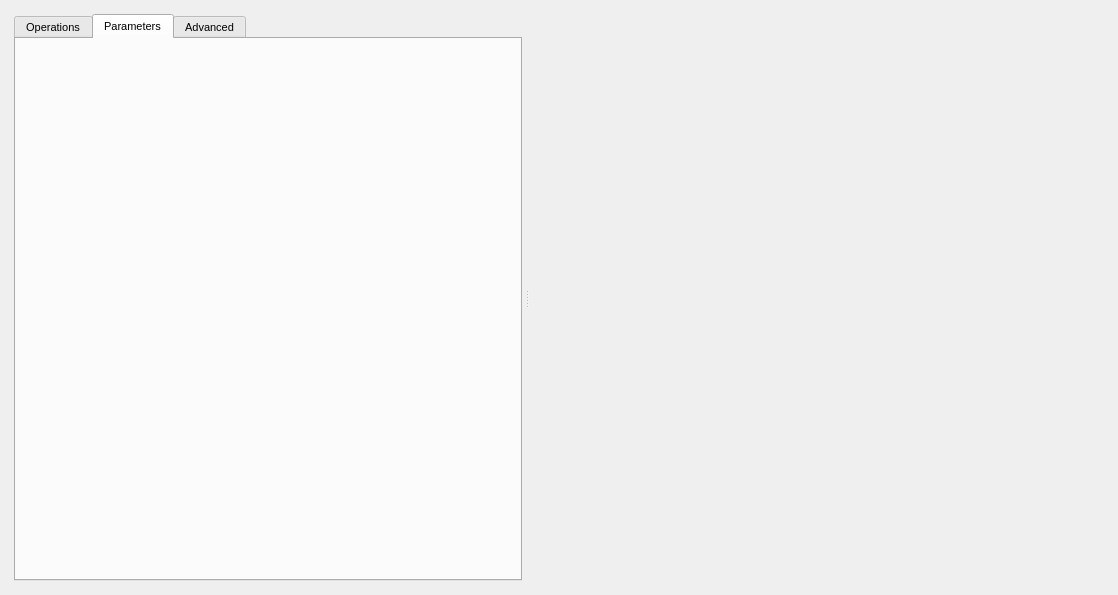
<?xml version="1.0" encoding="UTF-8"?>
<ui version="4.0">
 <class>tool_flash</class>
 <widget class="QWidget" name="tool_flash">
  <property name="geometry">
   <rect>
    <x>0</x>
    <y>0</y>
    <width>1118</width>
    <height>595</height>
   </rect>
  </property>
  <property name="font">
   <font>
    <pointsize>8</pointsize>
    <weight>50</weight>
    <bold>false</bold>
    <stylestrategy>PreferDefault</stylestrategy>
   </font>
  </property>
  <property name="windowTitle">
   <string>Form</string>
  </property>
  <layout class="QVBoxLayout" name="verticalLayout_6">
   <item>
    <widget class="QSplitter" name="splitter">
     <property name="orientation">
      <enum>Qt::Horizontal</enum>
     </property>
     <property name="childrenCollapsible">
      <bool>false</bool>
     </property>
     <widget class="QStackedWidget" name="control_stacker">
      <property name="currentIndex">
       <number>0</number>
      </property>
      <widget class="QWidget" name="stopped_page">
       <layout class="QVBoxLayout" name="verticalLayout_2">
        <property name="leftMargin">
         <number>3</number>
        </property>
        <property name="topMargin">
         <number>3</number>
        </property>
        <property name="rightMargin">
         <number>3</number>
        </property>
        <property name="bottomMargin">
         <number>3</number>
        </property>
        <item>
         <widget class="QTabWidget" name="tabber">
          <property name="sizePolicy">
           <sizepolicy hsizetype="Expanding" vsizetype="Expanding">
            <horstretch>3</horstretch>
            <verstretch>3</verstretch>
           </sizepolicy>
          </property>
          <property name="tabPosition">
           <enum>QTabWidget::North</enum>
          </property>
          <property name="currentIndex">
           <number>1</number>
          </property>
          <widget class="QWidget" name="tab">
           <attribute name="title">
            <string>Operations</string>
           </attribute>
           <layout class="QVBoxLayout" name="verticalLayout_5">
            <item>
             <layout class="QGridLayout" name="gridLayout">
              <item row="5" column="1">
               <widget class="QPushButton" name="calid_btn">
                <property name="sizePolicy">
                 <sizepolicy hsizetype="Minimum" vsizetype="Fixed">
                  <horstretch>0</horstretch>
                  <verstretch>0</verstretch>
                 </sizepolicy>
                </property>
                <property name="minimumSize">
                 <size>
                  <width>0</width>
                  <height>50</height>
                 </size>
                </property>
                <property name="toolTip">
                 <string>&lt;html&gt;&lt;head/&gt;&lt;body&gt;&lt;p&gt;Change the calibration ID setting of the ECM.  Some ECMs may store this in the bin itself and not require it to be set manually.&lt;/p&gt;&lt;/body&gt;&lt;/html&gt;</string>
                </property>
                <property name="layoutDirection">
                 <enum>Qt::LeftToRight</enum>
                </property>
                <property name="autoFillBackground">
                 <bool>false</bool>
                </property>
                <property name="text">
                 <string>Change Calibration ID</string>
                </property>
                <property name="icon">
                 <iconset>
                  <normalon>:/icons/doc_edit_icon&amp;16.png</normalon>
                 </iconset>
                </property>
                <property name="flat">
                 <bool>false</bool>
                </property>
               </widget>
              </item>
              <item row="6" column="0">
               <widget class="QPushButton" name="testinterface_btn">
                <property name="text">
                 <string>Test Interface</string>
                </property>
                <property name="icon">
                 <iconset>
                  <normalon>:/icons/network_icon&amp;16.png</normalon>
                 </iconset>
                </property>
               </widget>
              </item>
              <item row="0" column="1">
               <widget class="QPushButton" name="load_bin_btn">
                <property name="sizePolicy">
                 <sizepolicy hsizetype="Minimum" vsizetype="Fixed">
                  <horstretch>0</horstretch>
                  <verstretch>2</verstretch>
                 </sizepolicy>
                </property>
                <property name="minimumSize">
                 <size>
                  <width>0</width>
                  <height>75</height>
                 </size>
                </property>
                <property name="toolTip">
                 <string>&lt;html&gt;&lt;head/&gt;&lt;body&gt;&lt;p&gt;Load a bin file into memory, you probably want to do this if you're going to write...&lt;/p&gt;&lt;/body&gt;&lt;/html&gt;</string>
                </property>
                <property name="layoutDirection">
                 <enum>Qt::LeftToRight</enum>
                </property>
                <property name="autoFillBackground">
                 <bool>false</bool>
                </property>
                <property name="text">
                 <string>Load Bin</string>
                </property>
                <property name="icon">
                 <iconset>
                  <normalon>:/icons/save_icon&amp;16.png</normalon>
                 </iconset>
                </property>
                <property name="flat">
                 <bool>false</bool>
                </property>
               </widget>
              </item>
              <item row="8" column="0">
               <widget class="QPushButton" name="reboot_button">
                <property name="toolTip">
                 <string>&lt;html&gt;&lt;head/&gt;&lt;body&gt;&lt;p&gt;This should unload the kernel, if it's loaded, and then disconnects the interface.&lt;/p&gt;&lt;/body&gt;&lt;/html&gt;</string>
                </property>
                <property name="text">
                 <string>Unload Kernel</string>
                </property>
                <property name="icon">
                 <iconset>
                  <normalon>:/icons/indent_decrease_icon&amp;16.png</normalon>
                 </iconset>
                </property>
               </widget>
              </item>
              <item row="4" column="0">
               <widget class="QPushButton" name="read_btn">
                <property name="sizePolicy">
                 <sizepolicy hsizetype="Minimum" vsizetype="Fixed">
                  <horstretch>0</horstretch>
                  <verstretch>1</verstretch>
                 </sizepolicy>
                </property>
                <property name="minimumSize">
                 <size>
                  <width>0</width>
                  <height>50</height>
                 </size>
                </property>
                <property name="toolTip">
                 <string>&lt;html&gt;&lt;head/&gt;&lt;body&gt;&lt;p&gt;Read the calibration from the ECM and save it to disk.  This is generally safe to do.&lt;/p&gt;&lt;/body&gt;&lt;/html&gt;</string>
                </property>
                <property name="layoutDirection">
                 <enum>Qt::LeftToRight</enum>
                </property>
                <property name="autoFillBackground">
                 <bool>false</bool>
                </property>
                <property name="text">
                 <string>Read Calibration</string>
                </property>
                <property name="icon">
                 <iconset>
                  <normalon>:/icons/export_icon&amp;16.png</normalon>
                 </iconset>
                </property>
                <property name="flat">
                 <bool>false</bool>
                </property>
               </widget>
              </item>
              <item row="8" column="1">
               <widget class="QPushButton" name="load_kernel_btn">
                <property name="toolTip">
                 <string>&lt;html&gt;&lt;head/&gt;&lt;body&gt;&lt;p&gt;Load the flash kernel.  This generally takes control of the bus and uploads enough code to the ECM to run flashing/reading/erasing routines without having to use the EEProm.  This should happen automatically when needed.&lt;/p&gt;&lt;/body&gt;&lt;/html&gt;</string>
                </property>
                <property name="text">
                 <string>Load Kernel</string>
                </property>
                <property name="icon">
                 <iconset>
                  <normalon>:/icons/indent_increase_icon&amp;16.png</normalon>
                 </iconset>
                </property>
               </widget>
              </item>
              <item row="6" column="1">
               <widget class="QPushButton" name="testcomm_btn">
                <property name="text">
                 <string>Test ECM COMM</string>
                </property>
                <property name="icon">
                 <iconset>
                  <normalon>:/icons/net_comp_icon&amp;16.png</normalon>
                 </iconset>
                </property>
               </widget>
              </item>
              <item row="0" column="0">
               <widget class="QPushButton" name="write_btn">
                <property name="sizePolicy">
                 <sizepolicy hsizetype="Minimum" vsizetype="Fixed">
                  <horstretch>0</horstretch>
                  <verstretch>2</verstretch>
                 </sizepolicy>
                </property>
                <property name="minimumSize">
                 <size>
                  <width>0</width>
                  <height>75</height>
                 </size>
                </property>
                <property name="toolTip">
                 <string>&lt;html&gt;&lt;head/&gt;&lt;body&gt;&lt;p&gt;Attempts to reprogram the ECM with the bin file loaded in memory (use Load Bin).&lt;/p&gt;&lt;p&gt;&lt;span style=&quot; font-weight:600;&quot;&gt;This is a potentially dangerous function.&lt;/span&gt;&lt;/p&gt;&lt;p&gt;Don't mess around with anything while the flash procedure is running.&lt;/p&gt;&lt;/body&gt;&lt;/html&gt;</string>
                </property>
                <property name="layoutDirection">
                 <enum>Qt::LeftToRight</enum>
                </property>
                <property name="autoFillBackground">
                 <bool>false</bool>
                </property>
                <property name="text">
                 <string>Write Calibration</string>
                </property>
                <property name="icon">
                 <iconset>
                  <normalon>:/icons/import_icon&amp;16.png</normalon>
                 </iconset>
                </property>
                <property name="flat">
                 <bool>false</bool>
                </property>
               </widget>
              </item>
              <item row="5" column="0">
               <widget class="QPushButton" name="vin_btn">
                <property name="sizePolicy">
                 <sizepolicy hsizetype="Minimum" vsizetype="Fixed">
                  <horstretch>0</horstretch>
                  <verstretch>0</verstretch>
                 </sizepolicy>
                </property>
                <property name="minimumSize">
                 <size>
                  <width>0</width>
                  <height>50</height>
                 </size>
                </property>
                <property name="toolTip">
                 <string>&lt;html&gt;&lt;head/&gt;&lt;body&gt;&lt;p&gt;This sets the VIN.  If the currently loaded bin/cal has a VIN stored in it, this will be the default value.  This tool will program an invalid VIN, but will tell you it's invalid.&lt;/p&gt;&lt;/body&gt;&lt;/html&gt;</string>
                </property>
                <property name="layoutDirection">
                 <enum>Qt::LeftToRight</enum>
                </property>
                <property name="autoFillBackground">
                 <bool>false</bool>
                </property>
                <property name="text">
                 <string>Change VIN</string>
                </property>
                <property name="icon">
                 <iconset>
                  <normalon>:/icons/doc_edit_icon&amp;16.png</normalon>
                 </iconset>
                </property>
                <property name="flat">
                 <bool>false</bool>
                </property>
               </widget>
              </item>
              <item row="10" column="0" colspan="2">
               <widget class="QPushButton" name="disconnect_btn">
                <property name="toolTip">
                 <string>&lt;html&gt;&lt;head/&gt;&lt;body&gt;&lt;p&gt;Disconnect the interface if the interface supports that. This should happen automatically when the operation is complete.&lt;/p&gt;&lt;/body&gt;&lt;/html&gt;</string>
                </property>
                <property name="text">
                 <string>Close Interface</string>
                </property>
                <property name="icon">
                 <iconset>
                  <normalon>:/icons/disconnected_icon&amp;16.png</normalon>
                 </iconset>
                </property>
               </widget>
              </item>
              <item row="4" column="1">
               <widget class="QPushButton" name="save_bin_btn">
                <property name="sizePolicy">
                 <sizepolicy hsizetype="Minimum" vsizetype="Fixed">
                  <horstretch>0</horstretch>
                  <verstretch>1</verstretch>
                 </sizepolicy>
                </property>
                <property name="minimumSize">
                 <size>
                  <width>0</width>
                  <height>50</height>
                 </size>
                </property>
                <property name="toolTip">
                 <string>&lt;html&gt;&lt;head/&gt;&lt;body&gt;&lt;p&gt;Save the bin from memory to the disk.  This bin may have been modified by the flash processor.  There is probably no reason to do this unless you've just read the calibration.&lt;/p&gt;&lt;/body&gt;&lt;/html&gt;</string>
                </property>
                <property name="layoutDirection">
                 <enum>Qt::LeftToRight</enum>
                </property>
                <property name="autoFillBackground">
                 <bool>false</bool>
                </property>
                <property name="text">
                 <string>Save Bin</string>
                </property>
                <property name="icon">
                 <iconset>
                  <normalon>:/icons/save_icon&amp;16.png</normalon>
                 </iconset>
                </property>
                <property name="flat">
                 <bool>false</bool>
                </property>
               </widget>
              </item>
              <item row="7" column="0">
               <spacer name="verticalSpacer_2">
                <property name="orientation">
                 <enum>Qt::Vertical</enum>
                </property>
                <property name="sizeHint" stdset="0">
                 <size>
                  <width>20</width>
                  <height>40</height>
                 </size>
                </property>
               </spacer>
              </item>
              <item row="7" column="1">
               <spacer name="verticalSpacer_3">
                <property name="orientation">
                 <enum>Qt::Vertical</enum>
                </property>
                <property name="sizeHint" stdset="0">
                 <size>
                  <width>20</width>
                  <height>40</height>
                 </size>
                </property>
               </spacer>
              </item>
             </layout>
            </item>
           </layout>
          </widget>
          <widget class="QWidget" name="parameters_tab">
           <attribute name="title">
            <string>Parameters</string>
           </attribute>
           <layout class="QVBoxLayout" name="verticalLayout_8">
            <item>
             <widget class="setting_ui" name="parameters" native="true"/>
            </item>
           </layout>
          </widget>
          <widget class="QWidget" name="advanced_tab">
           <attribute name="title">
            <string>Advanced</string>
           </attribute>
           <layout class="QVBoxLayout" name="verticalLayout_3">
            <item>
             <widget class="QLabel" name="label_4">
              <property name="text">
               <string>WARNING!  Some of this stuff is ECM specific, very dangerous, or does nothing at all.
Number entry should be in hex format.</string>
              </property>
              <property name="alignment">
               <set>Qt::AlignCenter</set>
              </property>
              <property name="wordWrap">
               <bool>true</bool>
              </property>
             </widget>
            </item>
            <item>
             <layout class="QHBoxLayout" name="horizontalLayout_2">
              <item>
               <widget class="QLabel" name="label_5">
                <property name="text">
                 <string>PROGRAM</string>
                </property>
               </widget>
              </item>
              <item>
               <widget class="QLineEdit" name="debug_run_device">
                <property name="sizePolicy">
                 <sizepolicy hsizetype="Expanding" vsizetype="Fixed">
                  <horstretch>1</horstretch>
                  <verstretch>0</verstretch>
                 </sizepolicy>
                </property>
                <property name="placeholderText">
                 <string>DEVICE</string>
                </property>
               </widget>
              </item>
              <item>
               <widget class="QLineEdit" name="debug_run_program">
                <property name="sizePolicy">
                 <sizepolicy hsizetype="Expanding" vsizetype="Fixed">
                  <horstretch>10</horstretch>
                  <verstretch>0</verstretch>
                 </sizepolicy>
                </property>
                <property name="placeholderText">
                 <string>PROGRAM NAME</string>
                </property>
               </widget>
              </item>
              <item>
               <widget class="QPushButton" name="debug_send_e">
                <property name="text">
                 <string>EXEC</string>
                </property>
                <property name="icon">
                 <iconset>
                  <normalon>:/icons/wrench_plus_icon&amp;16.png</normalon>
                 </iconset>
                </property>
               </widget>
              </item>
             </layout>
            </item>
            <item>
             <layout class="QHBoxLayout" name="horizontalLayout_4">
              <item>
               <widget class="QLabel" name="label">
                <property name="text">
                 <string>COMMAND</string>
                </property>
               </widget>
              </item>
              <item>
               <widget class="QLineEdit" name="raw_command_device">
                <property name="sizePolicy">
                 <sizepolicy hsizetype="Expanding" vsizetype="Fixed">
                  <horstretch>1</horstretch>
                  <verstretch>0</verstretch>
                 </sizepolicy>
                </property>
                <property name="text">
                 <string>F4</string>
                </property>
                <property name="placeholderText">
                 <string>DEVICE</string>
                </property>
               </widget>
              </item>
              <item>
               <widget class="QLineEdit" name="raw_command_id">
                <property name="sizePolicy">
                 <sizepolicy hsizetype="Expanding" vsizetype="Fixed">
                  <horstretch>1</horstretch>
                  <verstretch>0</verstretch>
                 </sizepolicy>
                </property>
                <property name="text">
                 <string>01</string>
                </property>
                <property name="placeholderText">
                 <string>COMM</string>
                </property>
               </widget>
              </item>
              <item>
               <widget class="QLineEdit" name="raw_command_payload">
                <property name="sizePolicy">
                 <sizepolicy hsizetype="Expanding" vsizetype="Fixed">
                  <horstretch>8</horstretch>
                  <verstretch>0</verstretch>
                 </sizepolicy>
                </property>
                <property name="text">
                 <string>01</string>
                </property>
                <property name="placeholderText">
                 <string>PAYLOAD</string>
                </property>
               </widget>
              </item>
              <item>
               <widget class="QPushButton" name="raw_command_btn">
                <property name="text">
                 <string>SEND</string>
                </property>
                <property name="icon">
                 <iconset>
                  <normalon>:/icons/wrench_plus_icon&amp;16.png</normalon>
                 </iconset>
                </property>
               </widget>
              </item>
             </layout>
            </item>
            <item>
             <widget class="QPushButton" name="scanidle_btn">
              <property name="text">
               <string>8192_SCAN_IDLE</string>
              </property>
             </widget>
            </item>
            <item>
             <spacer name="verticalSpacer">
              <property name="orientation">
               <enum>Qt::Vertical</enum>
              </property>
              <property name="sizeHint" stdset="0">
               <size>
                <width>20</width>
                <height>40</height>
               </size>
              </property>
             </spacer>
            </item>
            <item>
             <widget class="QLabel" name="label_6">
              <property name="text">
               <string>Pressing these buttons would be a really stupid idea without talking to Steve first.</string>
              </property>
              <property name="alignment">
               <set>Qt::AlignCenter</set>
              </property>
             </widget>
            </item>
            <item>
             <layout class="QGridLayout" name="gridLayout_3">
              <item row="1" column="0">
               <widget class="QPushButton" name="dbg_1">
                <property name="enabled">
                 <bool>true</bool>
                </property>
                <property name="text">
                 <string>DBG_A</string>
                </property>
               </widget>
              </item>
              <item row="1" column="1">
               <widget class="QPushButton" name="dbg_2">
                <property name="enabled">
                 <bool>true</bool>
                </property>
                <property name="text">
                 <string>DBG_B</string>
                </property>
               </widget>
              </item>
              <item row="1" column="2">
               <widget class="QPushButton" name="dbg_3">
                <property name="enabled">
                 <bool>true</bool>
                </property>
                <property name="text">
                 <string>DBG_C</string>
                </property>
               </widget>
              </item>
             </layout>
            </item>
           </layout>
          </widget>
         </widget>
        </item>
       </layout>
      </widget>
      <widget class="QWidget" name="running_page">
       <layout class="QVBoxLayout" name="verticalLayout_4">
        <item>
         <widget class="QLabel" name="label_7">
          <property name="font">
           <font>
            <pointsize>10</pointsize>
            <weight>75</weight>
            <bold>true</bold>
           </font>
          </property>
          <property name="text">
           <string>&lt;html&gt;&lt;head/&gt;&lt;body&gt;&lt;p&gt;&lt;img src=&quot;:/icons/loading_throbber_icon&amp;amp;16.png&quot;/&gt; Operation in progress, please wait.&lt;/p&gt;&lt;/body&gt;&lt;/html&gt;</string>
          </property>
          <property name="alignment">
           <set>Qt::AlignCenter</set>
          </property>
         </widget>
        </item>
        <item>
         <widget class="QPushButton" name="cancel_btn">
          <property name="sizePolicy">
           <sizepolicy hsizetype="Minimum" vsizetype="Expanding">
            <horstretch>0</horstretch>
            <verstretch>0</verstretch>
           </sizepolicy>
          </property>
          <property name="toolTip">
           <string>&lt;html&gt;&lt;head/&gt;&lt;body&gt;&lt;p&gt;Cancels current operation when safe to do so.  This may result in mismatched bin files being uploaded, but should leave the ECM bootable.&lt;/p&gt;&lt;/body&gt;&lt;/html&gt;</string>
          </property>
          <property name="text">
           <string>Cancel Operation (When possible)</string>
          </property>
          <property name="icon">
           <iconset>
            <normalon>:/icons/cancel_icon&amp;16.png</normalon>
           </iconset>
          </property>
         </widget>
        </item>
        <item>
         <widget class="QFrame" name="frame">
          <property name="sizePolicy">
           <sizepolicy hsizetype="Preferred" vsizetype="Preferred">
            <horstretch>5</horstretch>
            <verstretch>4</verstretch>
           </sizepolicy>
          </property>
          <property name="styleSheet">
           <string notr="true">QFrame {
    border: 1px solid grey;
    border-radius: 5px;
}</string>
          </property>
          <property name="frameShape">
           <enum>QFrame::Panel</enum>
          </property>
          <property name="frameShadow">
           <enum>QFrame::Sunken</enum>
          </property>
          <property name="lineWidth">
           <number>2</number>
          </property>
          <layout class="QVBoxLayout" name="verticalLayout">
           <property name="spacing">
            <number>0</number>
           </property>
           <property name="leftMargin">
            <number>0</number>
           </property>
           <property name="topMargin">
            <number>0</number>
           </property>
           <property name="rightMargin">
            <number>0</number>
           </property>
           <property name="bottomMargin">
            <number>0</number>
           </property>
           <item>
            <widget class="binvisual" name="program_map" native="true">
             <property name="sizePolicy">
              <sizepolicy hsizetype="Preferred" vsizetype="Expanding">
               <horstretch>5</horstretch>
               <verstretch>4</verstretch>
              </sizepolicy>
             </property>
            </widget>
           </item>
          </layout>
         </widget>
        </item>
        <item>
         <layout class="QHBoxLayout" name="horizontalLayout_3">
          <item>
           <widget class="QProgressBar" name="progress_bar">
            <property name="sizePolicy">
             <sizepolicy hsizetype="Expanding" vsizetype="Fixed">
              <horstretch>3</horstretch>
              <verstretch>0</verstretch>
             </sizepolicy>
            </property>
            <property name="minimumSize">
             <size>
              <width>0</width>
              <height>25</height>
             </size>
            </property>
            <property name="maximumSize">
             <size>
              <width>16777215</width>
              <height>25</height>
             </size>
            </property>
            <property name="styleSheet">
             <string notr="true">QProgressBar {
    border: 1px solid grey;
    border-radius: 5px;
}

QProgressBar::chunk {
   width: 1px;
    background-color: rgb(58, 76, 121);
}
</string>
            </property>
            <property name="maximum">
             <number>10000</number>
            </property>
            <property name="value">
             <number>0</number>
            </property>
            <property name="alignment">
             <set>Qt::AlignCenter</set>
            </property>
            <property name="textVisible">
             <bool>false</bool>
            </property>
           </widget>
          </item>
          <item>
           <widget class="QLineEdit" name="program_status">
            <property name="sizePolicy">
             <sizepolicy hsizetype="Expanding" vsizetype="Fixed">
              <horstretch>2</horstretch>
              <verstretch>0</verstretch>
             </sizepolicy>
            </property>
            <property name="minimumSize">
             <size>
              <width>0</width>
              <height>25</height>
             </size>
            </property>
            <property name="maximumSize">
             <size>
              <width>16777215</width>
              <height>25</height>
             </size>
            </property>
            <property name="styleSheet">
             <string notr="true">QLineEdit {
    border: 1px solid grey;
    border-radius: 5px;
}</string>
            </property>
            <property name="frame">
             <bool>false</bool>
            </property>
            <property name="alignment">
             <set>Qt::AlignRight|Qt::AlignTrailing|Qt::AlignVCenter</set>
            </property>
            <property name="readOnly">
             <bool>true</bool>
            </property>
           </widget>
          </item>
         </layout>
        </item>
       </layout>
      </widget>
     </widget>
     <widget class="log_widget" name="log" native="true">
      <property name="sizePolicy">
       <sizepolicy hsizetype="Preferred" vsizetype="Preferred">
        <horstretch>3</horstretch>
        <verstretch>0</verstretch>
       </sizepolicy>
      </property>
      <property name="minimumSize">
       <size>
        <width>250</width>
        <height>0</height>
       </size>
      </property>
     </widget>
    </widget>
   </item>
  </layout>
 </widget>
 <customwidgets>
  <customwidget>
   <class>log_widget</class>
   <extends>QWidget</extends>
   <header>log_widget.h</header>
   <container>1</container>
  </customwidget>
  <customwidget>
   <class>binvisual</class>
   <extends>QWidget</extends>
   <header>binvisual.h</header>
   <container>1</container>
  </customwidget>
  <customwidget>
   <class>setting_ui</class>
   <extends>QWidget</extends>
   <header>setting_ui.h</header>
   <container>1</container>
  </customwidget>
 </customwidgets>
 <resources/>
 <connections/>
</ui>
